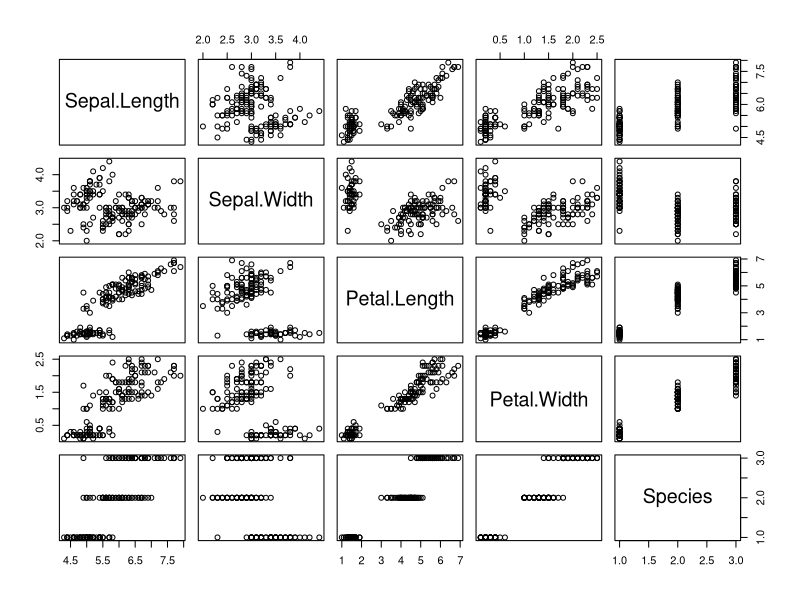
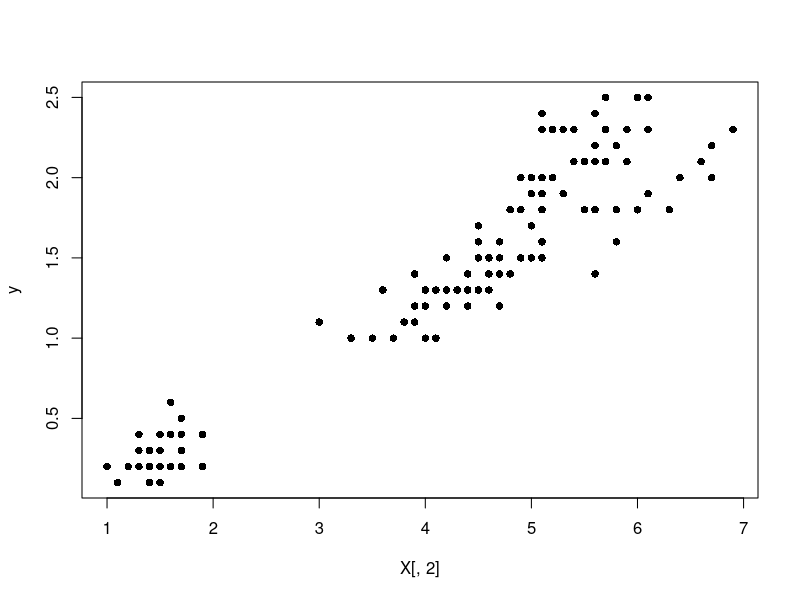

Generate these figures, in order, with R:



iris <- iris

plot(iris)

dat <- iris[, c("Petal.Length", "Petal.Width")]

names(dat) <- c("x", "y")

head(dat)

# yhat = wx + b
# need to identify m and b


X = as.matrix(data.frame(
    intercept = rep(1, nrow(dat)),
    x = dat$x,
    stringsAsFactors = F))

y = as.matrix(dat$y)


plot(X[,2], y, pch=16, color=rgb(0, 0, 0))


loss_func <- function(yhat, y) {
    return(   0.5  *   (mean((yhat - y)^2))      )
}


w <- as.matrix(rnorm(2))
w <- as.matrix(c(0.2, 0.2))

derive_of_loss <- function(yhat, y) {
    return( mean(yhat - y)  )
}

head(X)

head(X) %*% w

t(w) %*% t(head(X))
head(y)


dim(X)
dim(w)


